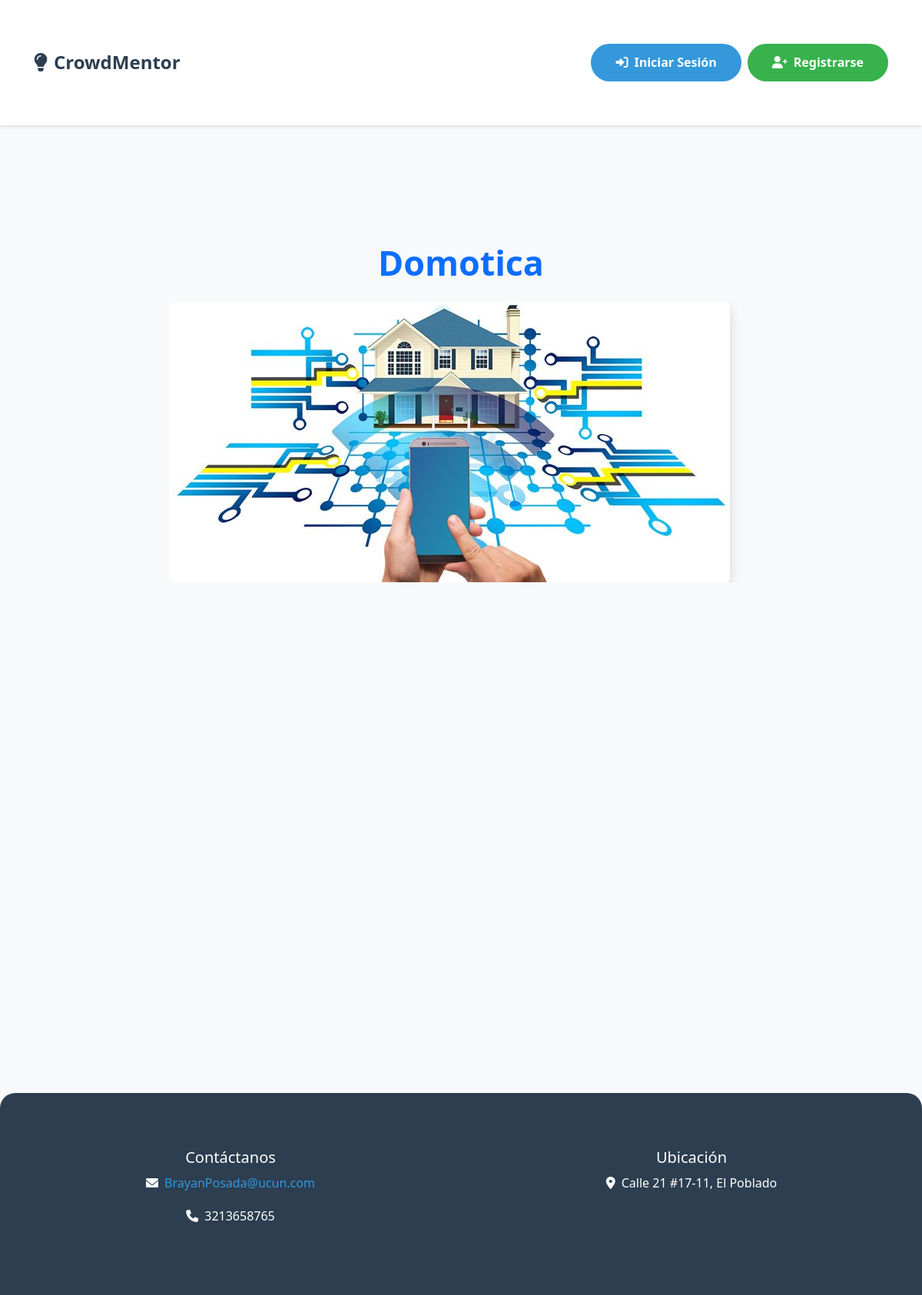
/project/1/, run on the app's committed database.
### core/models.py (models this page shows, shortened)
class Project(models.Model):
    title = models.CharField(max_length=200)
    description = models.TextField()
    owner = models.ForeignKey(User, on_delete=models.CASCADE, related_name='projects')
    funding_goal = models.DecimalField(max_digits=10, decimal_places=2)
    amount_raised = models.DecimalField(max_digits=10, decimal_places=2, default=0)
    created_at = models.DateTimeField(default=timezone.now)
    image = models.ImageField(upload_to='projects/', blank=True, null=True)
    is_active = models.BooleanField(default=True)

### core/views.py (the view)
# urls.py: path('project/<int:pk>/', views.project_detail, name='project_detail'),
def project_detail(request, pk):
    project = get_object_or_404(Project, pk=pk)
    if request.method == 'POST' and request.user.profile.user_type == 'investor':
        form = InvestmentForm(request.POST)
        if form.is_valid():
            investment = form.save(commit=False)
            investment.project = project
            investment.investor = request.user
            investment.status = 'pending'  # Estado inicial de la inversión
            investment.save()
            messages.success(request, 'Tu inversión está pendiente de aprobación por el emprendedor.')
            return redirect('project_detail', pk=project.pk)
    else:
        form = InvestmentForm()
    return render(request, 'project_detail.html', {'project': project, 'form': form})

### core/templates/project_detail.html (shortened to what this page needs)
{% extends 'base.html' %}
{% load crispy_forms_tags %}
{% load static %}
{% block content %}
<div class="container py-5">
    <div class="row">
        <div class="col-lg-8 mx-auto">
            <div class="project-header animate__animated animate__fadeIn">
                <h1 class="text-center text-primary mb-4">{{ project.title }}</h1>
                {% if project.image %}
                    <div class="project-image-wrapper mb-4">
                        <img src="{{ project.image.url }}" class="img-fluid rounded shadow" alt="{{ project.title }}">
                    </div>
                {% endif %}
            </div>
        </div>
    </div>
</div>
{% endblock %}

### core/static/css/styles.css (style rules this page uses)
body { font-family: 'Montserrat', Arial, sans-serif; background-color: #f9fafb; color: #2d3748; line-height: 1.7; margin: 0; }
.container { max-width: 1200px; margin-top: 40px; margin-bottom: 40px; }
h1, h2, h3 { font-weight: 700; color: #ffffff; }
h1 { font-size: 2.8rem; margin-bottom: 25px; }

### core/static/css/project_detail.css (style rules this page uses)
.project-image-wrapper { position: relative; overflow: hidden; border-radius: var(--border-radius); }
.project-image-wrapper img { transition: transform var(--transition-speed) ease; }

### data on the page
Project: title "Domotica", image (picture)
